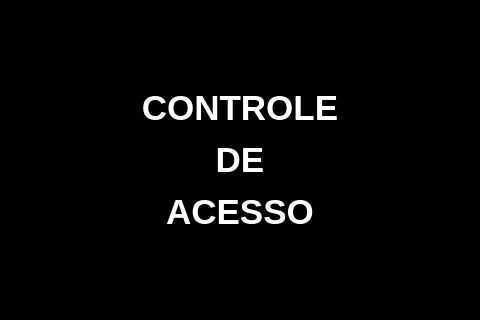
<?xml version="1.0" encoding="UTF-8"?>
<ui version="4.0">
 <class>MainWindow</class>
 <widget class="QMainWindow" name="MainWindow">
  <property name="geometry">
   <rect>
    <x>0</x>
    <y>0</y>
    <width>480</width>
    <height>320</height>
   </rect>
  </property>
  <property name="minimumSize">
   <size>
    <width>480</width>
    <height>320</height>
   </size>
  </property>
  <property name="maximumSize">
   <size>
    <width>480</width>
    <height>320</height>
   </size>
  </property>
  <property name="windowTitle">
   <string>MainWindow</string>
  </property>
  <property name="autoFillBackground">
   <bool>true</bool>
  </property>
  <property name="styleSheet">
   <string notr="true">background-image: url(:/CadeadoFechado/CadeadoFechado.png);</string>
  </property>
  <widget class="QWidget" name="centralwidget">
   <property name="enabled">
    <bool>true</bool>
   </property>
   <property name="styleSheet">
    <string notr="true">background-color: rgb(0, 0, 0);</string>
   </property>
   <widget class="QLabel" name="label_principal">
    <property name="enabled">
     <bool>true</bool>
    </property>
    <property name="geometry">
     <rect>
      <x>0</x>
      <y>0</y>
      <width>480</width>
      <height>320</height>
     </rect>
    </property>
    <property name="minimumSize">
     <size>
      <width>480</width>
      <height>320</height>
     </size>
    </property>
    <property name="maximumSize">
     <size>
      <width>480</width>
      <height>320</height>
     </size>
    </property>
    <property name="text">
     <string notr="true">&lt;html&gt;&lt;head/&gt;&lt;body&gt;&lt;p align=&quot;center&quot;&gt;&lt;span style=&quot; font-size:26pt; font-weight:700; color:#ffffff;&quot;&gt;CONTROLE&lt;/span&gt;&lt;/p&gt;&lt;p align=&quot;center&quot;&gt;&lt;span style=&quot; font-size:26pt; font-weight:700; color:#ffffff;&quot;&gt;DE&lt;/span&gt;&lt;/p&gt;&lt;p align=&quot;center&quot;&gt;&lt;span style=&quot; font-size:26pt; font-weight:700; color:#ffffff;&quot;&gt;ACESSO&lt;/span&gt;&lt;/p&gt;&lt;/body&gt;&lt;/html&gt;</string>
    </property>
    <property name="alignment">
     <set>Qt::AlignCenter</set>
    </property>
   </widget>
   <widget class="QLabel" name="acesso_negado">
    <property name="enabled">
     <bool>false</bool>
    </property>
    <property name="geometry">
     <rect>
      <x>0</x>
      <y>0</y>
      <width>480</width>
      <height>320</height>
     </rect>
    </property>
    <property name="minimumSize">
     <size>
      <width>480</width>
      <height>320</height>
     </size>
    </property>
    <property name="maximumSize">
     <size>
      <width>480</width>
      <height>320</height>
     </size>
    </property>
    <property name="autoFillBackground">
     <bool>false</bool>
    </property>
    <property name="styleSheet">
     <string notr="true">background-image: url(:/Cadeado/CadeadoFechado2.png);
background-image: url(:/Cadeado/CadeadoFechado2.png);</string>
    </property>
    <property name="text">
     <string notr="true">&lt;html&gt;&lt;head/&gt;&lt;body&gt;&lt;p align=&quot;center&quot;&gt;&lt;span style=&quot; font-size:26pt; font-weight:700; color:#ff0000;&quot;&gt;ACESSO NEGADO&lt;/span&gt;&lt;/p&gt;&lt;/body&gt;&lt;/html&gt;</string>
    </property>
    <property name="alignment">
     <set>Qt::AlignBottom|Qt::AlignHCenter</set>
    </property>
   </widget>
   <widget class="QLabel" name="acesso_concedido">
    <property name="enabled">
     <bool>false</bool>
    </property>
    <property name="geometry">
     <rect>
      <x>0</x>
      <y>0</y>
      <width>480</width>
      <height>320</height>
     </rect>
    </property>
    <property name="minimumSize">
     <size>
      <width>480</width>
      <height>320</height>
     </size>
    </property>
    <property name="maximumSize">
     <size>
      <width>480</width>
      <height>320</height>
     </size>
    </property>
    <property name="autoFillBackground">
     <bool>false</bool>
    </property>
    <property name="styleSheet">
     <string notr="true">background-image: url(:/Cadeado/CadeadoAberto2.png);</string>
    </property>
    <property name="text">
     <string notr="true">&lt;html&gt;&lt;head/&gt;&lt;body&gt;&lt;p align=&quot;center&quot;&gt;&lt;span style=&quot; font-size:26pt; font-weight:700; color:#55ff00;&quot;&gt;ACESSO CONCEDIDO&lt;/span&gt;&lt;/p&gt;&lt;/body&gt;&lt;/html&gt;</string>
    </property>
    <property name="alignment">
     <set>Qt::AlignBottom|Qt::AlignHCenter</set>
    </property>
   </widget>
   <zorder>acesso_concedido</zorder>
   <zorder>acesso_negado</zorder>
   <zorder>label_principal</zorder>
  </widget>
 </widget>
 <resources>
  <include location="Teste.qrc"/>
 </resources>
 <connections/>
</ui>
